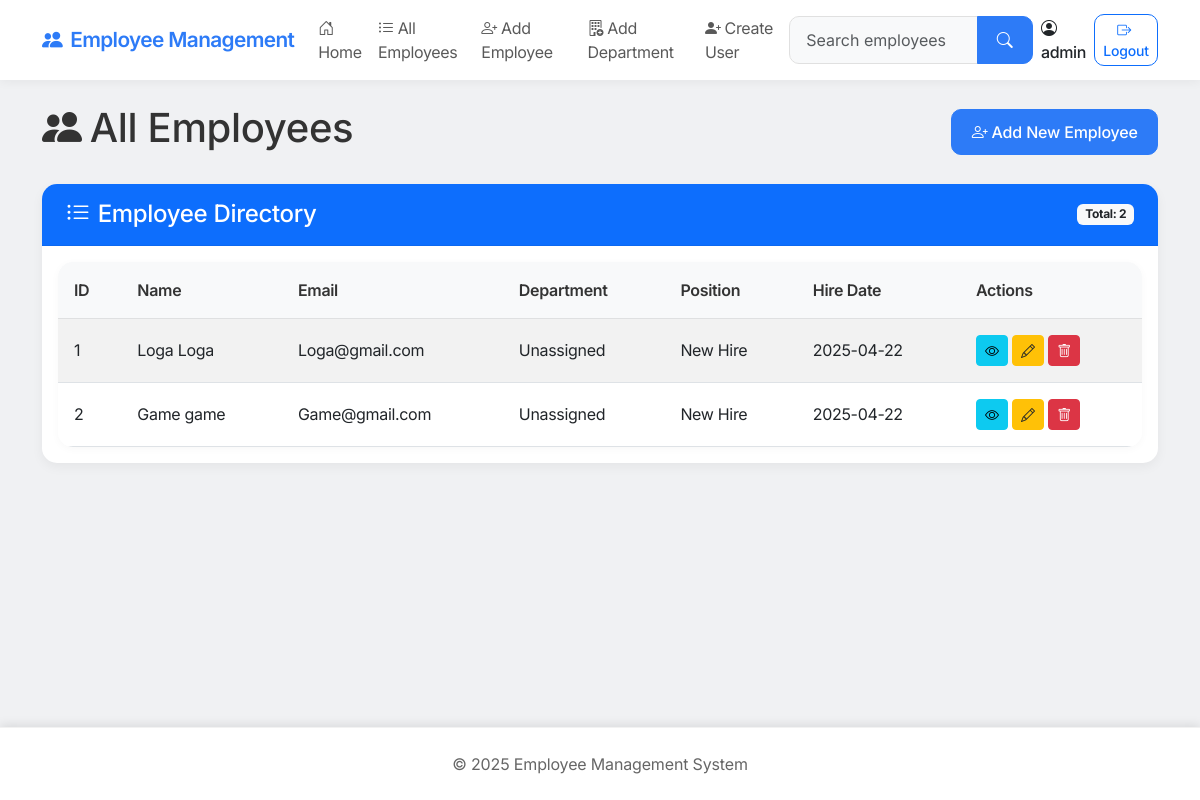
Screenshot of /all-employees (signed in) with the database file from the repository.
### app.py (models this page shows, shortened)
class Employee(db.Model):
    id = db.Column(db.Integer, primary_key=True)
    employee_id = db.Column(db.String(50), unique=True, nullable=True)  # Added employee ID field
    first_name = db.Column(db.String(50), nullable=False)
    last_name = db.Column(db.String(50), nullable=False)
    email = db.Column(db.String(100), unique=True, nullable=False)
    phone = db.Column(db.String(20), nullable=False)
    department = db.Column(db.String(50), nullable=False)
    position = db.Column(db.String(50), nullable=False)
    hire_date = db.Column(db.Date, nullable=False, default=datetime.utcnow)
    current_address = db.Column(db.String(200), nullable=False)  # Renamed from address
    permanent_address = db.Column(db.String(200), nullable=True)  # Added permanent address
    profile_picture = db.Column(db.String(255), nullable=True)  # Store filename of profile picture
    drive_profile_pic_id = db.Column(db.String(255), nullable=True)  # Google Drive profile picture ID
    drive_folder_id = db.Column(db.String(255), nullable=True)  # Google Drive folder ID for this employee
    salary = db.Column(db.Float, default=0)
    notes = db.Column(db.Text, nullable=True)
    created_at = db.Column(db.DateTime, default=datetime.utcnow)
    educations = db.relationship('Education', backref='employee', lazy=True, cascade="all, delete-orphan")
    certifications = db.relationship('Certification', backref='employee', lazy=True, cascade="all, delete-orphan")
    documents = db.relationship('Document', backref='employee', lazy=True, cascade="all, delete-orphan")

### app.py (the view)
@app.route('/all-employees')
@login_required
def all_employees():
    employees = Employee.query.all()
    return render_template('all_employees.html', employees=employees)

### app.py (called while the page is built)
def login_required(f):
    @wraps(f)
    def decorated_function(*args, **kwargs):
        if 'logged_in' not in session:
            flash('Please log in to access this page', 'warning')
            return redirect(url_for('login'))
        return f(*args, **kwargs)
    return decorated_function

### templates/all_employees.html (shortened to what this page needs)
{% extends 'base.html' %}
{% block content %}
<div class="row">
    <div class="col-md-12">
        <div class="d-flex justify-content-between align-items-center mb-4">
            <h1><i class="bi bi-people-fill me-2"></i>All Employees</h1>
            <a href="{{ url_for('add_employee') }}" class="btn btn-primary">
                <i class="bi bi-person-plus me-1"></i>Add New Employee
            </a>
        </div>
        {% if employees %}
            <div class="card">
                <div class="card-header bg-primary text-white">
                    <div class="d-flex justify-content-between align-items-center">
                        <h4 class="mb-0"><i class="bi bi-list-ul me-2"></i>Employee Directory</h4>
                        <span class="badge bg-light text-dark">Total: {{ employees|length }}</span>
                    </div>
                </div>
                <div class="card-body">
                    <div class="table-responsive">
                        <table class="table table-striped table-hover">
                            <thead class="table-light">
                                <tr>
                                    <th>ID</th>
                                    <th>Name</th>
                                    <th>Email</th>
                                    <th>Department</th>
                                    <th>Position</th>
                                    <th>Hire Date</th>
                                    <th>Actions</th>
                                </tr>
                            </thead>
                            <tbody>
                                {% for employee in employees %}
                                    <tr>
                                        <td>{{ employee.id }}</td>
                                        <td>{{ employee.first_name }} {{ employee.last_name }}</td>
                                        <td>{{ employee.email }}</td>
                                        <td>{{ employee.department }}</td>
                                        <td>{{ employee.position }}</td>
                                        <td>{{ employee.hire_date.strftime('%Y-%m-%d') }}</td>
                                        <td>
                                            <a href="{{ url_for('employee_details', id=employee.id) }}" class="btn btn-sm btn-info">
                                                <i class="bi bi-eye"></i>
                                            </a>
                                            <a href="{{ url_for('edit_employee', id=employee.id) }}" class="btn btn-sm btn-warning">
                                                <i class="bi bi-pencil"></i>
                                            </a>
                                            <button type="button" class="btn btn-sm btn-danger" data-bs-toggle="modal" data-bs-target="#deleteModal{{ employee.id }}">
                                                <i class="bi bi-trash"></i>
                                            </button>
                                        </td>
                                    </tr>
                                {% endfor %}
                            </tbody>
                        </table>
                    </div>
                </div>
            </div>
        {% else %}
            <div class="alert alert-info">
                <i class="bi bi-info-circle me-2"></i>No employees found.
                <a href="{{ url_for('add_employee') }}">Add your first employee</a>.
            </div>
        {% endif %}
    </div>
</div>
{% endblock %}

### templates/base.html (shortened to what this page needs)
<!DOCTYPE html>
<html lang="en">
<head>
    <link href="https://cdn.jsdelivr.net/npm/bootstrap@5.3.0-alpha1/dist/css/bootstrap.min.css" rel="stylesheet">
    <link rel="stylesheet" href="https://cdn.jsdelivr.net/npm/bootstrap-icons@1.11.1/font/bootstrap-icons.css">
    <link rel="stylesheet" href="https://cdn.jsdelivr.net/npm/flatpickr/dist/flatpickr.min.css">
    <link rel="stylesheet" href="{{ url_for('static', filename='css/style.css') }}">
</head>
<body>
    <nav class="navbar navbar-expand-lg navbar-light bg-white">
        <div class="container">
            <a class="navbar-brand" href="{{ url_for('index') }}" style="color: #2d7bf7; letter-spacing: -0.03em;">
                <i class="bi bi-people-fill me-2"></i>Employee Management
            </a>
            <div class="collapse navbar-collapse" id="navbarNav">
                <ul class="navbar-nav me-auto">
                    <li class="nav-item">
                        <a class="nav-link" href="{{ url_for('index') }}">
                            <i class="bi bi-house-door me-1"></i>Home
                        </a>
                    </li>
                    {% if session.is_admin %}
                    <li class="nav-item">
                        <a class="nav-link" href="{{ url_for('all_employees') }}">
                            <i class="bi bi-list-ul me-1"></i>All Employees
                        </a>
                    </li>
                    <li class="nav-item">
                        <a class="nav-link" href="{{ url_for('add_employee') }}">
                            <i class="bi bi-person-plus me-1"></i>Add Employee
                        </a>
                    </li>
                    <li class="nav-item">
                        <a class="nav-link" href="{{ url_for('add_department') }}">
                            <i class="bi bi-building-add me-1"></i>Add Department
                        </a>
                    </li>
                    <li class="nav-item">
                        <a class="nav-link" href="{{ url_for('create_user') }}">
                            <i class="bi bi-person-plus-fill me-1"></i>Create User
                        </a>
                    </li>
                    {% endif %}
                </ul>
                {% if session.is_admin %}
                <form class="d-flex me-2" action="{{ url_for('search_employees') }}" method="get">
                    <div class="input-group">
                        <input class="form-control" type="search" name="query" placeholder="Search employees..." aria-label="Search" style="border-top-right-radius: 0; border-bottom-right-radius: 0;">
                        <button class="btn btn-primary" type="submit" style="border-top-left-radius: 0; border-bottom-left-radius: 0;">
                            <i class="bi bi-search"></i>
                        </button>
                    </div>
                </form>
                {% endif %}
                <div class="d-flex align-items-center">
                    <span class="text-dark me-2" style="font-weight: 500;">
                        <i class="bi bi-person-circle me-1"></i>{{ session.username }}
                    </span>
                    <a href="{{ url_for('logout') }}" class="btn btn-outline-primary btn-sm" style="border-radius: 10px;">
                        <i class="bi bi-box-arrow-right me-1"></i>Logout
                    </a>
                </div>
            </div>
        </div>
    </nav>
    <div class="container mt-4">
        {% block content %}{% endblock %}
    </div>
    <footer class="bg-white text-center py-4 mt-5" style="border-top: 1px solid rgba(0,0,0,0.05);">
        <div class="container">
            <p class="mb-0" style="color: #666; letter-spacing: -0.01em;">© 2025 Employee Management System</p>
        </div>
    </footer>
</body>
</html>

### static/css/style.css (style rules this page uses)
:root { --primary-color: #2d7bf7; --secondary-color: #6c757d; --success-color: #198754; --info-color: #0dcaf0; --warning-color: #ffc107; --danger-color: #dc3545; --light-color: #f0f1f3; --dark-color: #333333; --text-color: #333333; --background-color: #f0f1f3; }
body { min-height: 100vh; display: flex; flex-direction: column; background-color: var(--background-color); color: var(--text-color); font-family: 'Inter', 'Helvetica Neue', Arial, sans-serif; letter-spacing: -0.02em; }
.container { flex: 1; }
.navbar { box-shadow: 0 2px 10px rgba(0, 0, 0, 0.05); background-color: #fff; }
.navbar-brand { font-weight: 600; font-size: 1.3rem; letter-spacing: -0.03em; }
.card { border-radius: 15px; box-shadow: 0 4px 12px rgba(0, 0, 0, 0.05); margin-bottom: 24px; border: none; transition: transform 0.3s ease, box-shadow 0.3s ease; background-color: #fff; }
.card-header { font-weight: 600; border-top-left-radius: 15px !important; border-top-right-radius: 15px !important; padding: 1rem 1.5rem; letter-spacing: -0.02em; background-color: #fff; border-bottom: 1px solid rgba(0, 0, 0, 0.05); }
.table-responsive { overflow-x: auto; border-radius: 15px; box-shadow: 0 2px 8px rgba(0, 0, 0, 0.03); background-color: #fff; }
.table { margin-bottom: 0; }
.table thead th { font-weight: 600; border-top: none; background-color: #f8f9fa; letter-spacing: -0.02em; color: #333; padding: 1rem; }
.table-striped tbody tr:nth-of-type(odd) { background-color: rgba(0, 0, 0, 0.01); }
.table td { padding: 1rem; vertical-align: middle; }
.form-control, .form-select { border-radius: 10px; padding: 0.7rem 1rem; border: 1px solid #e0e0e0; background-color: #f8f9fa; transition: all 0.3s ease; }
.btn { border-radius: 10px; padding: 0.6rem 1.2rem; font-weight: 500; transition: all 0.3s ease; letter-spacing: -0.01em; }
.btn-primary { background-color: var(--primary-color); border-color: var(--primary-color); }
.btn-warning { color: #212529; }
.btn-sm { padding: 0.25rem 0.5rem; font-size: 0.875rem; border-radius: 4px; }
footer { margin-top: auto; box-shadow: 0 -2px 10px rgba(0, 0, 0, 0.1); }
@media only screen and (min-device-width: 768px) and (max-device-width: 1024px) { .container { max-width: 95%; } }
@media only screen and (min-device-width: 768px) and (max-device-width: 1024px) { .card { margin-bottom: 20px; } }

### rows the page displays
Employee: id "1", first_name "Loga", last_name "Loga", email "Loga@gmail.com", department "Unassigned", position "New Hire", hire_date "2025-04-22"
Employee: id "2", first_name "Game", last_name "game", email "Game@gmail.com", department "Unassigned", position "New Hire", hire_date "2025-04-22"

### other values shown
{{ session.username }} "admin"
{{ employees|length }} "2"
